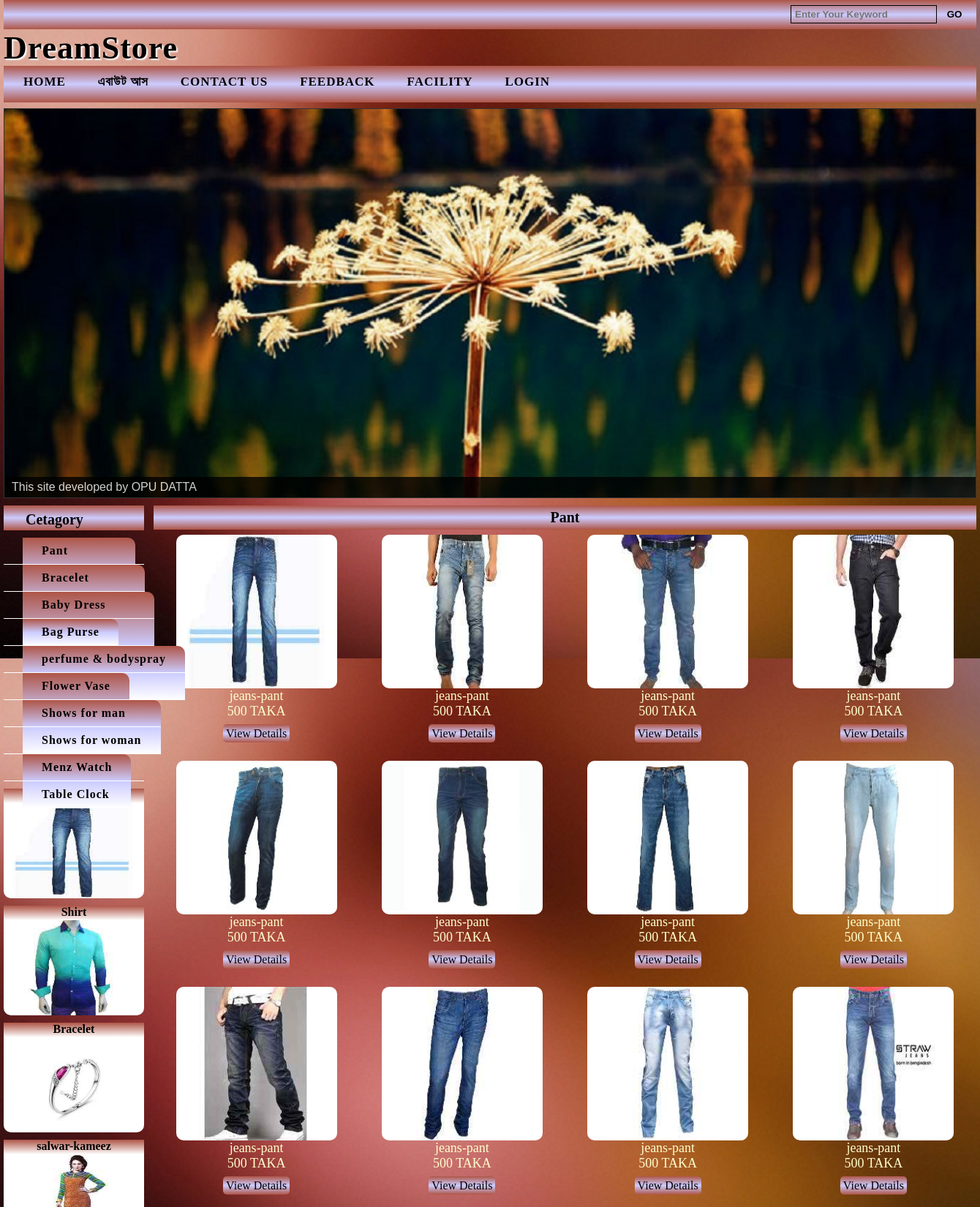
/index.php?page=ItmAllPdct&ITEM=Cetagory-00001 (upper part), run on the app's committed database.
### tables this page shows
CREATE TABLE `item_information` (
  `ITEM_NAME` varchar(30) default NULL,
  `Item_ID` varchar(30) NOT NULL,
  PRIMARY KEY  (`Item_ID`)
);

CREATE TABLE `cetagory_information` (
  `Item_Name` varchar(30) default NULL,
  `Cetagory_Name` varchar(30) default NULL,
  `Cetagory_ID` varchar(30) NOT NULL,
  PRIMARY KEY  (`Cetagory_ID`)
);

CREATE TABLE `product_information` (
  `Item_Name` varchar(30) default NULL,
  `Category_Name` varchar(30) default NULL,
  `Product_ID` varchar(30) NOT NULL,
  `Product_Name` varchar(30) default NULL,
  `Product_Stock` varchar(30) default NULL,
  `Product_Details` varchar(30) default NULL,
  `Product_Price` varchar(30) default NULL,
  PRIMARY KEY  (`Product_ID`)
);

### index.php (the view, shortened to what this page needs)
<html>
	<head>
       		<link rel="stylesheet" type="text/css" href="css/slider/bar/bar.css" />
            <link rel="stylesheet" type="text/css" href="css/slider/dark/dark.css" />
            <link rel="stylesheet" type="text/css" href="css/slider/default/default.css" />
            <link rel="stylesheet" type="text/css" href="css/slider/light/light.css" />
            <link rel="stylesheet" type="text/css" href="css/slider/nivo-slider.css" />
        	<link rel="stylesheet" type="text/css" href="css/home.css" />
    </head>
  <body>
  	<div class="main">
 		<div class="header">
        	<form id="serch" method="post" >
              <input type="text" name="input" placeholder="Enter Your Keyword" class="input" >
              <input type="submit" name="submit" value="GO" class="submit">
        	</form>
      	</div>
     	<div class="title">
        	<h1 class="DreamStore">DreamStore</h1>
        </div>
        <div class="menu">
        	<ul>
            	<li><a href="index.php">HOME</a></li>
                <li><a href="index.php?page=about">এবাউট আস</a></li>
                <li><a href="index.php?page=contact">CONTACT US</a></li>
                <li><a href="index.php?page=feedback">FEEDBACK</a></li>
                <li><a href="index.php?page=facility">FACILITY</a></li>
                <li><a href="login/login.php">LOGIN</a></li>
            </ul>
        </div>
        <div class="slider">
            <div class="slider-wrapper theme-bar">
                <div class="nivoSlider" id="slider">
                </div>
            </div>
        </div>
        <div class="content">
        	<div class="left">
                    <div class="cat_header">
                        Cetagory
                    </div>
                <div class="cat">
                    <ul>
                        <?php
                        $query_itmNme=mysql_query("select*from item_information");
                        while($fetch_itmNme=mysql_fetch_row($query_itmNme))
                        {
                        ?>
                        <li><?php print $fetch_itmNme[0] ?>
                            <ul class="sub_cat">
                                <?php
                                $cat_query=mysql_query("select * from cetagory_information where Item_Name='$fetch_itmNme[0]'");
                                while($fetch_cat=mysql_fetch_row($cat_query))
                                {
                                ?>
                                <li><a href="index.php?page=ItmAllPdct&ITEM=<?php print "$fetch_cat[2]" ?>"><?php print "$fetch_cat[1]" ?></a></li>
                                <?php
                                }
                                ?>
                            </ul>
                        </li>
                        <?php
                        }
                        ?>
                    </ul>
                </div>
                <div class="under_cat">
                <?php
				$query_under_cat=mysql_query("select*from cetagory_information");
				while($fetch_under_cat=mysql_fetch_row($query_under_cat))
					{
					?>
					  <div class="table">
                      <a href="index.php?page=ItmAllPdct&ITEM=<?php print "$fetch_under_cat[2]" ?>" class="undr_cat_link">
                          <div class="undr_cat_tbl_hdr" align="center"><?php print $fetch_under_cat[1] ?></div>
                          <img src="cetagory_image/<?php print $fetch_under_cat[2]?>.jpg" height="130" width="100%" style="border-radius:0px 0px 10px 10px;">
                      </a>
                      </div>
					<?php
					}
				?>
                </div>
            </div>
            <div class="right">
                <?php
                    if(isset($_GET["page"]))
                    {
                        switch($_GET["page"])
                        {
							case "ItmAllPdct":
								include("item_all_product.php");
							break;
                        }
                    }
                    else
                    {
                        include("all_home_product.php");
                    }
                ?>
            </div>
        </div>
    </div>
  </body>
  </html>

### item_all_product.php (shortened to what this page needs)
<?php
$ItmAllPdct=$_GET['ITEM'];
$select_all_itm=mysql_query("SELECT * from cetagory_information where Cetagory_ID='$ItmAllPdct'");
while($ftch_select_all_itm=mysql_fetch_row($select_all_itm))
{
?>
	<table width="1125px;" border="0px" cellpadding="0" cellspacing="0">
		<tr>
        	<td colspan="5" align="center" height="33px" class="Ctgory_name"><?php print $ftch_select_all_itm[1]?></td>
    	</tr>
        <tr>
        	<?php
            $select_product=mysql_query("SELECT * from product_information where Category_Name='$ftch_select_all_itm[1]'");
			$total=0;
			while($fetch_select_product=mysql_fetch_array($select_product))
			{
				$total++;
			?>
            <td align="center">
            	<table width="220px;" border="0px" cellpadding="0" cellspacing="0" class="pdct_tbl">
                	<tr>
                    	<td align="center" class="image">
                        <img src="product_image/<?php print $fetch_select_product[2]?>.jpg" height="210px" width="100%" style="border-radius:10px" onClick="window.open('popupwindow.php?ID=<?php print $fetch_select_product[2]?>','<?php print $fetch_select_product[2]?>','height=500,width=500');"/>
        				</td>
                    </tr>
                    <tr>
                    	<td align="center" style="color:#FFC; font-size:18px;"><?php print $fetch_select_product[3]?></td>
                    </tr>
                    <tr>
                    	<td align="center" style="color:#FFC; font-size:18px;"><?php print $fetch_select_product[6]?> TAKA</td>
                    </tr>
                    <tr>
                    	<td align="center" height="40px"><a href="index.php?page=ProductDetails&ID=<?php print $fetch_select_product[2]?>" class="viw_dtls">View Details</a></td>
                    </tr>
                </table>
            </td>
            <?php
			if($total%4==0)
			{?>
            </tr>
            <tr>
		<?php	}
			}
			?>
        </tr>
	</table>
<?php
}
?>

### css/slider/bar/bar.css (style rules this page uses)
.theme-bar.slider-wrapper { position: relative; border: 1px solid #333; overflow: hidden; }
.theme-bar .nivoSlider { position:relative; background:#fff url(loading.gif) no-repeat 50% 50%; }

### css/slider/nivo-slider.css (style rules this page uses)
.nivoSlider { position:relative; width:100%; height:auto; overflow: hidden; }

### css/home.css (style rules this page uses)
* { margin:0px; padding:0px; }
body { background: url(../image/a.jpg) fixed; }
.main { height:auto; width:1330px; margin:auto; }
.header { height:40px; width:100%; background:linear-gradient(#AE5547,#CCF,#AE5547); }
.input { height:25px; width:200px; background:none; color:#000; margin-left:1076px; margin-top:7px; border:1px solid; padding-left:5px; font-weight:bold; }
.submit { height:25px; width:40px; background-color:inherit; color:#000; border:0px; cursor:pointer; font-weight:bold; }
.title { height:50px; width:100%; font-size:22px; letter-spacing:1px; }
.DreamStore { text-shadow:#FFF 2px 2px 2px; }
.menu { height:50px; width:100%; background:linear-gradient(#AE5547,#CCF,#AE5547); }
.menu ul { padding-top:12px; padding-left:7px; }
.menu ul li { display:inline; list-style:none; }
.menu ul li a { text-decoration:none; color:#000; font-size:17px; padding:8px 20px; letter-spacing:1px; cursor:pointer; font-weight:bold; }
.slider { margin-top:8px; }
.content { height:auto; width:auto; margin-top:10px; }
.left { height:auto; width:192px; float:left;clear:right; }
.cat_header { color:#000; height:26px; font-size:20px; padding-left:30px; background:linear-gradient(#AE5547,#CCF,#AE5547); padding-top:8px;font-weight:bolder; }
.cat ul { margin-top:10px; }
.cat ul li { display:block; list-style:none; padding:9px 26px; border-bottom:1px #FFFFFF solid; font-weight:bold; letter-spacing:1px; }
.cat ul li a { text-decoration:none; color:#000; font-size:16px; letter-spacing:1px; }
.cat ul li ul { position:fixed; margin-top:-27px; background:linear-gradient(#AE5547,#CCF,#FFF); border-radius:0px 10px 0px 0px; }
.under_cat { height:auto; width:100%; }
.table { height:150px; width:100%; margin-top:10px; }
.undr_cat_tbl_hdr { height:20px; width:100%; background:linear-gradient(#AE5547,#FFF); font-weight:bold; }
.undr_cat_link { text-decoration:none; color:#000; list-style:none; }
.right { float:right; height:auto; width:1125px; }

### item_all_product.php (style rules this page uses)
.Ctgory_name { color: #000; background:linear-gradient(#AE5547,#CCF,#AE5547); font-size:20px; font-weight:bold; }
.pdct_tbl { margin-top:7px; border-radius:10px; margin-bottom:10px; }
.viw_dtls { background:linear-gradient(#AE5547,#CCF,#AE5547); border:0px; color:#000; padding:4px; font-weight:lighter; border-radius:5px; text-decoration:none; }
.image { transition:all 0.6s ease; -webkit-transition:all 0.6s ease; }

### data on the page
item_information: ITEM_NAME "Dress for man"
cetagory_information: Cetagory_Name "Pant", Cetagory_ID (picture)
cetagory_information: Cetagory_Name "Shirt", Cetagory_ID (picture)
cetagory_information: Cetagory_Name "Polo T Shirts"
item_information: ITEM_NAME "Dress for woman"
cetagory_information: Cetagory_Name "Bracelet", Cetagory_ID (picture)
cetagory_information: Cetagory_Name "salwar-kameez", Cetagory_ID (picture)
cetagory_information: Cetagory_Name "Sharee"
item_information: ITEM_NAME "Baby Kids"
cetagory_information: Cetagory_Name "Baby Dress"
cetagory_information: Cetagory_Name "New Born"
cetagory_information: Cetagory_Name "Tiffin Box Flusk"
cetagory_information: Cetagory_Name "Toys"
item_information: ITEM_NAME "bag-purse"
cetagory_information: Cetagory_Name "Bag Purse"
item_information: ITEM_NAME "cosmetics"
cetagory_information: Cetagory_Name "perfume & bodyspray"
cetagory_information: Cetagory_Name "Skin Care"
item_information: ITEM_NAME "gift-item"
cetagory_information: Cetagory_Name "Flower Vase"
cetagory_information: Cetagory_Name "Furniture"
cetagory_information: Cetagory_Name "Shoe Piece"
item_information: ITEM_NAME "Shoes Sandals"
cetagory_information: Cetagory_Name "Shows for man"
cetagory_information: Cetagory_Name "Shows for woman"
item_information: ITEM_NAME "Sunglasses Frame"
item_information: ITEM_NAME "watch"
cetagory_information: Cetagory_Name "Menz Watch"
cetagory_information: Cetagory_Name "Table Clock"
product_information: Product_ID (picture), Product_Name "jeans-pant", Product_Price "500"
product_information: Product_ID (picture), Product_Name "jeans-pant", Product_Price "500"
product_information: Product_ID (picture), Product_Name "jeans-pant", Product_Price "500"
product_information: Product_ID (picture), Product_Name "jeans-pant", Product_Price "500"
product_information: Product_ID (picture), Product_Name "jeans-pant", Product_Price "500"
product_information: Product_ID (picture), Product_Name "jeans-pant", Product_Price "500"
product_information: Product_ID (picture), Product_Name "jeans-pant", Product_Price "500"
product_information: Product_ID (picture), Product_Name "jeans-pant", Product_Price "500"
product_information: Product_ID (picture), Product_Name "jeans-pant", Product_Price "500"
product_information: Product_ID (picture), Product_Name "jeans-pant", Product_Price "500"
product_information: Product_ID (picture), Product_Name "jeans-pant", Product_Price "500"
product_information: Product_ID (picture), Product_Name "jeans-pant", Product_Price "500"
